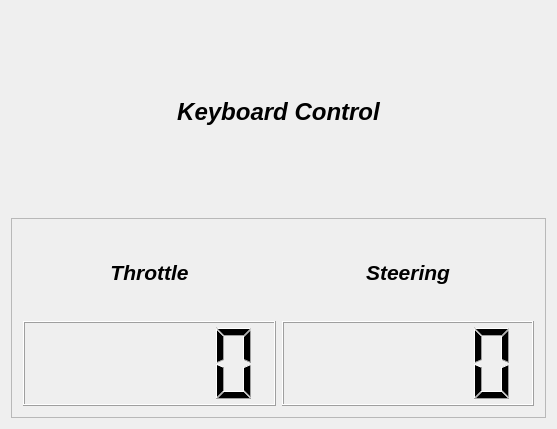
<?xml version="1.0" encoding="UTF-8"?>
<ui version="4.0">
 <class>CarControllerUi</class>
 <widget class="QWidget" name="CarControllerUi">
  <property name="geometry">
   <rect>
    <x>0</x>
    <y>0</y>
    <width>557</width>
    <height>429</height>
   </rect>
  </property>
  <property name="windowTitle">
   <string>Widget</string>
  </property>
  <layout class="QGridLayout" name="gridLayout">
   <item row="1" column="0">
    <widget class="QFrame" name="frame">
     <property name="minimumSize">
      <size>
       <width>0</width>
       <height>150</height>
      </size>
     </property>
     <property name="frameShape">
      <enum>QFrame::StyledPanel</enum>
     </property>
     <property name="frameShadow">
      <enum>QFrame::Raised</enum>
     </property>
     <layout class="QGridLayout" name="gridLayout_5">
      <item row="1" column="1">
       <widget class="QLCDNumber" name="lcdNumber_steering"/>
      </item>
      <item row="0" column="1">
       <widget class="QLabel" name="label_steering">
        <property name="font">
         <font>
          <pointsize>16</pointsize>
          <weight>75</weight>
          <italic>true</italic>
          <bold>true</bold>
         </font>
        </property>
        <property name="text">
         <string>Steering</string>
        </property>
        <property name="alignment">
         <set>Qt::AlignCenter</set>
        </property>
       </widget>
      </item>
      <item row="1" column="0">
       <widget class="QLCDNumber" name="lcdNumber_throttle"/>
      </item>
      <item row="0" column="0">
       <widget class="QLabel" name="label_throttle">
        <property name="font">
         <font>
          <pointsize>16</pointsize>
          <weight>75</weight>
          <italic>true</italic>
          <bold>true</bold>
         </font>
        </property>
        <property name="text">
         <string>Throttle</string>
        </property>
        <property name="alignment">
         <set>Qt::AlignCenter</set>
        </property>
       </widget>
      </item>
     </layout>
    </widget>
   </item>
   <item row="0" column="0">
    <widget class="QLabel" name="label_lights">
     <property name="font">
      <font>
       <pointsize>18</pointsize>
       <weight>75</weight>
       <italic>true</italic>
       <bold>true</bold>
      </font>
     </property>
     <property name="text">
      <string>Keyboard Control</string>
     </property>
     <property name="alignment">
      <set>Qt::AlignCenter</set>
     </property>
    </widget>
   </item>
  </layout>
 </widget>
 <layoutdefault spacing="6" margin="11"/>
 <resources/>
 <connections/>
</ui>
